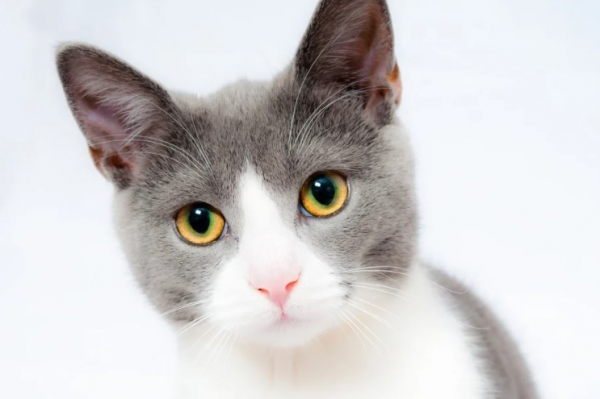
#> input picture 22.12.05_d44_dataset/data/cat.jpg, 600 x 399 px, found by its file name
$ python image_02.py
#> lines starting #> are read from the running program, lines starting #| are printed output that depends on the picture
import cv2
import matplotlib.pyplot as plt
image_path = "./22.12.05_d44_dataset/data/cat.jpg"  # 경로

# 이미지 읽기
image = cv2.imread(image_path)
#> image is the input picture: shape (399, 600, 3); mean B, G, R 205.8, 205.4, 207.6

# RGB 변환
image_rgb = cv2.cvtColor(image, cv2.COLOR_BGR2RGB)

# 사이즈 변환
image_50_by_50 = cv2.resize(image, (50,50))
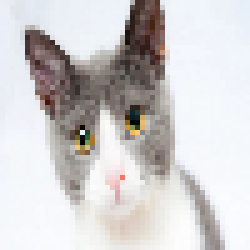
#> image_50_by_50: shape (50, 50, 3) (shown 5 times larger); mean B, G, R 206, 205.6, 207.8

# 이미지 저장
cv2.imwrite("./22.12.05_d44_dataset/data/cat_resized.jpg", image_50_by_50)
image_50_by_50 = cv2.resize(image_rgb, (50,50))

flg, ax = plt.subplots(1, 2, figsize= (10, 5))
ax[0].imshow(image_rgb)
ax[0].set_title("Original Image")
ax[1].imshow(image_50_by_50)
ax[1].set_title("Resize Image")
plt.show()
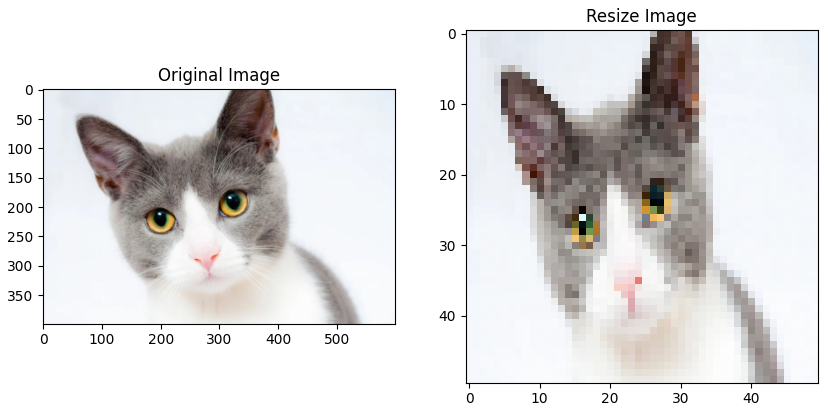
#> figure drawn by matplotlib, 2 panels
